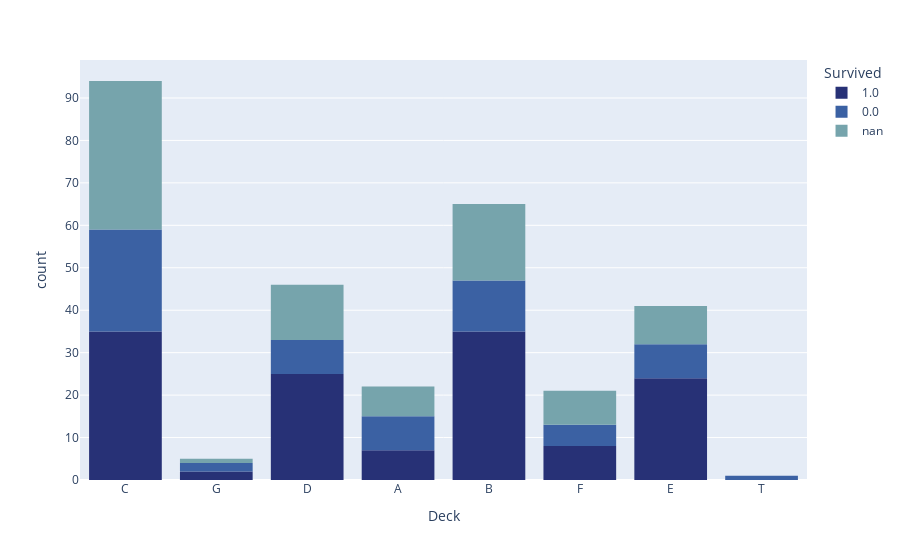

Notebook code for this chart:
### Code cell
dfplt = df.copy()
dfplt["Survived"] = dfplt["Survived"].astype(str)
dfplt = dfplt[dfplt["Deck"]!="N/A"]
fig = px.histogram(dfplt, x="Deck",color="Survived",
                   color_discrete_sequence=cm)
fig.show()

df_count = dfplt.copy()['Deck'].value_counts().reset_index()
df_temp = dfplt[dfplt['Survived'] == '1.0'].copy()['Deck'].value_counts().reset_index()
df_temp.rename(columns={'count' : 'survivors'}, inplace=True)
df_count = df_count.merge(df_temp, on='Deck', how='left')
df_temp = dfplt[dfplt['Survived'] != '1.0'].copy()['Deck'].value_counts().reset_index()
df_temp.rename(columns={'count' : 'dead'}, inplace=True)
df_count = df_count.merge(df_temp, on='Deck', how='left')
df_count['per_surv'] = df_count['survivors'] / df_count['count'] * 100

plt.bar(x=df_count['Deck'], height=df_count['per_surv'], color=cm)
plt.title("% De sobreviventes por Deck")
plt.show()

### Figure 1 — Plotly figure (JSON) as saved in the notebook; plotly's stock layout.template omitted (floating-point values rounded to 4 significant figures; data arrays with more than 128 entries replaced by an {"elided": "..."} marker saying what was removed)
{"data": [{"bingroup": "x", "hovertemplate": "Survived=1.0<br>Deck=%{x}<br>count=%{y}<extra></extra>", "legendgroup": "1.0", "marker": {"color": "#273176", "pattern": {"shape": ""}}, "name": "1.0", "orientation": "v", "showlegend": true, "type": "histogram", "x": {"elided": "136 str values"}, "xaxis": "x", "yaxis": "y"}, {"bingroup": "x", "hovertemplate": "Survived=0.0<br>Deck=%{x}<br>count=%{y}<extra></extra>", "legendgroup": "0.0", "marker": {"color": "#3B61A3", "pattern": {"shape": ""}}, "name": "0.0", "orientation": "v", "showlegend": true, "type": "histogram", "x": ["E", "C", "B", "C", "F", "E", "A", "D", "C", "B", "D", "C", "B", "F", "B", "A", "C", "A", "G", "C", "G", "C", "E", "B", "C", "A", "D", "C", "C", "C", "C", "T", "C", "C", "E", "C", "C", "E", "E", "A", "B", "C", "C", "C", "D", "C", "B", "C", "A", "D", "D", "E", "B", "C", "F", "C", "F", "C", "B", "D", "E", "F", "D", "B", "A", "B", "A", "B"], "xaxis": "x", "yaxis": "y"}, {"bingroup": "x", "hovertemplate": "Survived=nan<br>Deck=%{x}<br>count=%{y}<extra></extra>", "legendgroup": "nan", "marker": {"color": "#76A4AC", "pattern": {"shape": ""}}, "name": "nan", "orientation": "v", "showlegend": true, "type": "histogram", "x": ["B", "E", "B", "B", "A", "C", "D", "D", "A", "D", "C", "C", "F", "B", "B", "C", "C", "D", "C", "C", "C", "C", "B", "C", "C", "F", "A", "C", "G", "C", "C", "C", "B", "E", "C", "C", "D", "B", "C", "F", "E", "E", "D", "B", "E", "C", "A", "B", "C", "F", "C", "D", "C", "E", "D", "C", "C", "C", "B", "F", "A", "D", "B", "C", "B", "C", "B", "F", "F", "F", "A", "C", "B", "D", "E", "C", "E", "E", "B", "A", "C", "B", "D", "C", "B", "C", "D", "D", "C", "C", "C"], "xaxis": "x", "yaxis": "y"}], "layout": {"barmode": "relative", "legend": {"title": {"text": "Survived"}, "tracegroupgap": 0}, "margin": {"t": 60}, "xaxis": {"anchor": "y", "domain": [0, 1], "title": {"text": "Deck"}}, "yaxis": {"anchor": "x", "domain": [0, 1], "title": {"text": "count"}}}}
